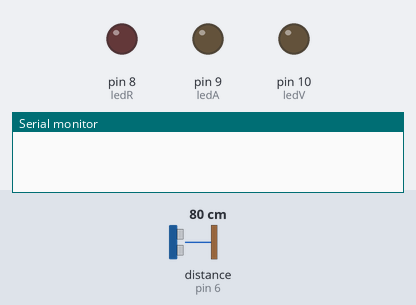
Simulated run of this sketch. Board: Arduino Uno, built with avr-gcc and run on an emulated ATmega328P. Shown: output pins drawn as LEDs (lit = HIGH), the last lines printed to the serial monitor. Wiring (inferred from the names in the program): ultrasonic range finder: trigger pin 7; echo pin 6. The inputs (shaded band) are chosen by the test bench; at power-on: distance to the obstacle (sensor on pin 6) 80 cm. The echo pulse lasts 58.3 µs per cm; pins used as bus, display or sensor lines are not drawn.

Above: at 1.2 s.
1.3 s: distance to the obstacle (sensor on pin 6) set to 17 cm
2.8 s: distance to the obstacle (sensor on pin 6) set to 14 cm
At 3.6 s:
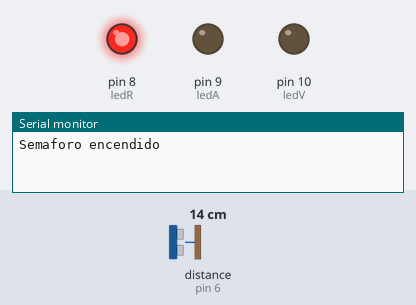
8.7 s: distance to the obstacle (sensor on pin 6) set to 18 cm
At 9.8 s:
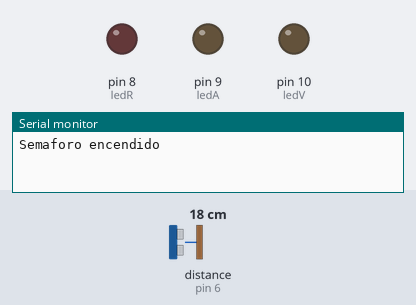
10.2 s: distance to the obstacle (sensor on pin 6) set to 2 cm
At 12.7 s:
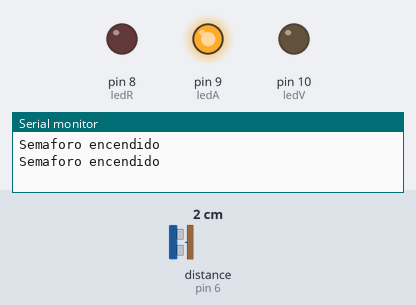
Timing chart, 0 to 14.2 s (numbered marks = the images above; inputs shaded):
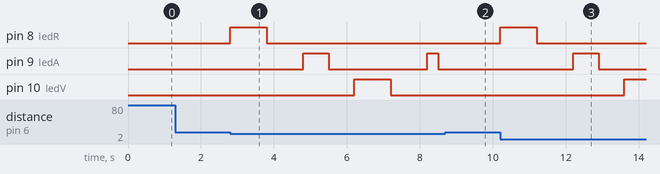

Measured:
- the behaviour switches between 16 and 15 cm on distance to the obstacle (sensor on pin 6) (found by bisection; images 0 and 1)
- after the input at 1.3 s, every drawn part: stays the same
- after the input at 2.8 s, pin 8 (ledR): LOW → HIGH at once, → LOW 1.0 s later; pin 9 (ledA): LOW → HIGH after 2.0 s, → LOW 0.70 s later, → HIGH 2.7 s later, → LOW 0.30 s later; pin 10 (ledV): LOW → HIGH after 3.4 s, → LOW 1.0 s later
- after the input at 8.7 s, pin 8 (ledR): stays LOW (without the input it goes to HIGH after 0.10 s)
- after the input at 10.2 s, pin 8 (ledR): LOW → HIGH at once, → LOW 1.0 s later; pin 9 (ledA): LOW → HIGH after 2.0 s, → LOW 0.70 s later; pin 10 (ledV): LOW → HIGH after 3.4 s

The sketch:

C10-RETO.ino
```cpp
int echo=6,trig=7,
ledR=8, ledA=9, ledV=10;
long duracion, distancia;
void setup() {
  pinMode(ledR,OUTPUT);
  pinMode(ledA,OUTPUT);
  pinMode(ledV,OUTPUT);
  pinMode(trig,OUTPUT);
  pinMode(echo,INPUT);
  Serial.begin(9600);
}
void loop() {
  digitalWrite(trig,0);
  delayMicroseconds(2);
  digitalWrite(trig,1);
  delayMicroseconds(10);
  digitalWrite(trig,0);
  duracion=pulseIn(echo,1);
  distancia=(duracion /2)/29;
  if(distancia<15){
    Serial.println("Semaforo encendido");
    digitalWrite(ledR,1);
    delay(1000);
    digitalWrite(ledR,0);
    delay(1000);
    digitalWrite(ledA,1);
    delay(700);
    digitalWrite(ledA,0);
    delay(700);
    digitalWrite(ledV,1);
    delay(1000);
    digitalWrite(ledV,0);
    delay(1000);
    digitalWrite(ledA,1);
    delay(300);
    digitalWrite(ledA,0);
    delay(300);
  }
}
```
